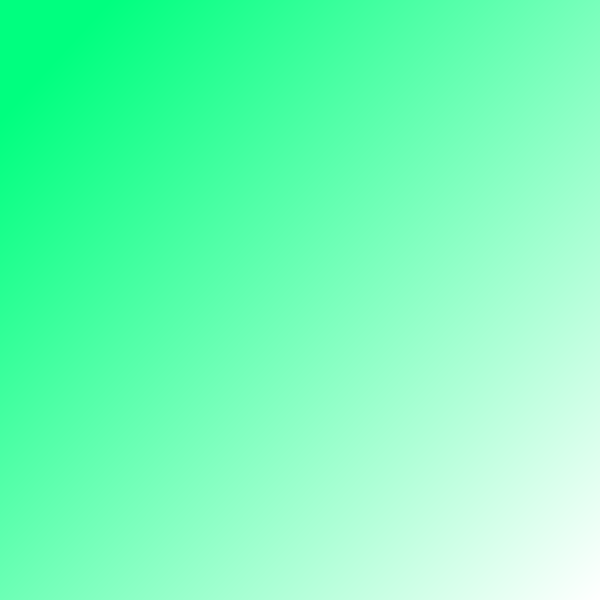
<?xml version="1.0" encoding="UTF-8"?>
<ui version="4.0">
 <class>GraphDialog</class>
 <widget class="QDialog" name="GraphDialog">
  <property name="geometry">
   <rect>
    <x>0</x>
    <y>0</y>
    <width>600</width>
    <height>600</height>
   </rect>
  </property>
  <property name="windowTitle">
   <string>Grafico</string>
  </property>
  <property name="styleSheet">
   <string notr="true">QWidget#GraphDialog{background-color:qlineargradient(spread:pad, x1:0.058, y1:0.136364, x2:1, y2:1, stop:0 rgba(0, 255, 127, 255), stop:1 rgba(255, 255, 255, 255));}</string>
  </property>
 </widget>
 <resources/>
 <connections/>
</ui>
